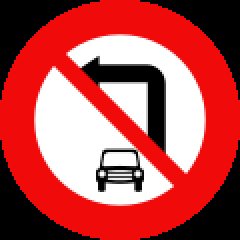
#> input picture sign/103c-cam_oto_re_trai/Vietnam_road_sign_P103c.svg.png, 120 x 120 px (shown 2 times larger)
$ python -i generatevideo.py   (imports and definitions only)
#> lines starting #> are read from the running program, lines starting #| are printed output that depends on the picture; after the words box and inside, x2 and y2 are one past the last pixel; in counts of white or black regions, pixels touching at a corner belong together
#> further down, picture is the input picture: shape (120, 120, 3); mean B, G, R 78.1, 78.1, 181.3
import cv2
import numpy as np
import os
import random
import glob
from tqdm import tqdm

# ==============================================================================
# 1. CẤU HÌNH
# ==============================================================================

INPUT_VIDEO_DIR = 'background'       # Folder chứa video gốc
ICON_DIR_ROOT = 'sign'               # Folder chứa biển báo
OUTPUT_VIDEO_DIR = 'output_videos'   # Nơi lưu video kết quả (.mp4)

# --- Cấu hình hiệu ứng ---
SPAWN_CHANCE = 0.1         # 10% cơ hội xuất hiện biển mới
MAX_ACTIVE_SIGNS = 3       # Tối đa 3 biển cùng lúc
SIGN_LIFE_DURATION = 60    # Biển tồn tại 60 frames

# --- Priority ---
PRIORITY_CLASSES = ['bien_can_doc_theo_cot', 'bien_can_doc_theo_hang', 'bien_can_doc_theo_hang_khong_mui_ten']
PRIORITY_RATIO = 0.15

# --- Kích thước & Biến đổi ---
START_SCALE = 0.02
END_SCALE = 0.25
OBJECT_AUG_CHANCE = 0.7
MAX_ROTATION_ANGLE = 5
CLEAN_EDGES = True
ERODE_ITERS = 1

# ==============================================================================
# 2. CÁC HÀM HỖ TRỢ (GIỮ NGUYÊN)
# ==============================================================================

def auto_convert_to_bgra(image):
    if image is None: return None
    if len(image.shape) == 2:
        bgra = cv2.cvtColor(image, cv2.COLOR_GRAY2BGRA)
        gray = image.copy()
    elif len(image.shape) == 3:
        if image.shape[2] == 4: return image
        bgra = cv2.cvtColor(image, cv2.COLOR_BGR2BGRA)
        gray = cv2.cvtColor(image, cv2.COLOR_BGR2GRAY)
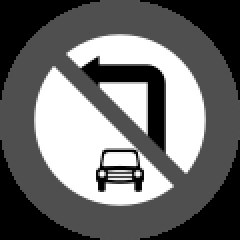
#> gray: shape (120, 120) (shown 2 times larger); min 0, max 255, mean 109.1
    else: return image
    _, mask = cv2.threshold(gray, 225, 255, cv2.THRESH_BINARY)
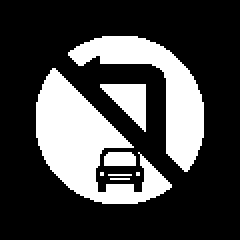
#> mask: shape (120, 120) (shown 2 times larger); 27.1% white; 8 white regions (4 under 20 px), largest, box (x1, y1, x2, y2) and area: (18, 34, 86, 102) 2017, (34, 18, 102, 86) 1448, (50, 42, 73, 66) 299, (52, 76, 68, 83) 106
    bgra[:, :, 3] = cv2.bitwise_not(mask)
    return bgra

# [90 lines left out: functions clean_icon_edges, rotate_image, augment_object, overlay_transparent, load_dataset_structure, not called in this run]

class MovingSign:
    # [92 lines left out: functions __init__, update, main, not called in this run]

# [2 lines not run here, left out]

>>> import cv2
>>> picture = cv2.imread('sign/103c-cam_oto_re_trai/Vietnam_road_sign_P103c.svg.png')
>>> result = auto_convert_to_bgra(picture)
